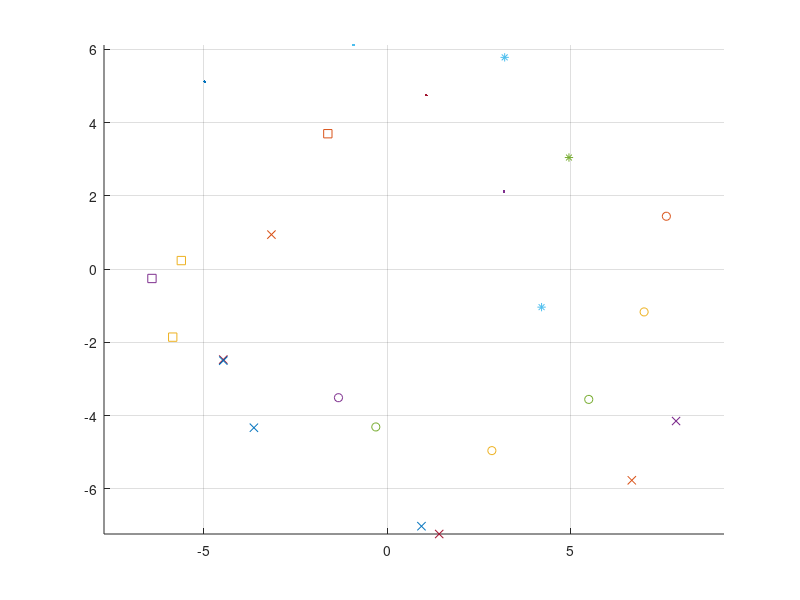

Here is the MATLAB script that generated this plot:
%%% Author: Wasit Limprasert (file exchange)
close all
clear all

clmax=input('Enter number of classes: ');
if isempty(clmax)
    clmax=5;
end
nmax=input('Enter number of population per class: ');
if isempty(nmax)
    nmax=100;
end
depthmax=input('Enter maximum depth: ');
if isempty(depthmax)
    depthmax=20;
end
mmax=input('Enter number of tree: ');
if isempty(mmax)
    mmax = 10;
end
save('config.mat','clmax','mmax','nmax','depthmax');

grid on
x=[];
data=zeros(nmax*clmax,3);
markers=['x','o','*','.','s','d','^','v','>','<'];
hold on;
for i=1:nmax*clmax
    r=(randn(1)+3)*2;
    class=randi(clmax);
    angle=2*pi/clmax*class+randn()*2*pi/clmax/10+0.5*r;
    data(i,:)=[r*cos(angle), r*sin(angle), class];
    plot(data(i,1),data(i,2),markers(class));
    hold on
end
axis equal
save('data.mat','data')
